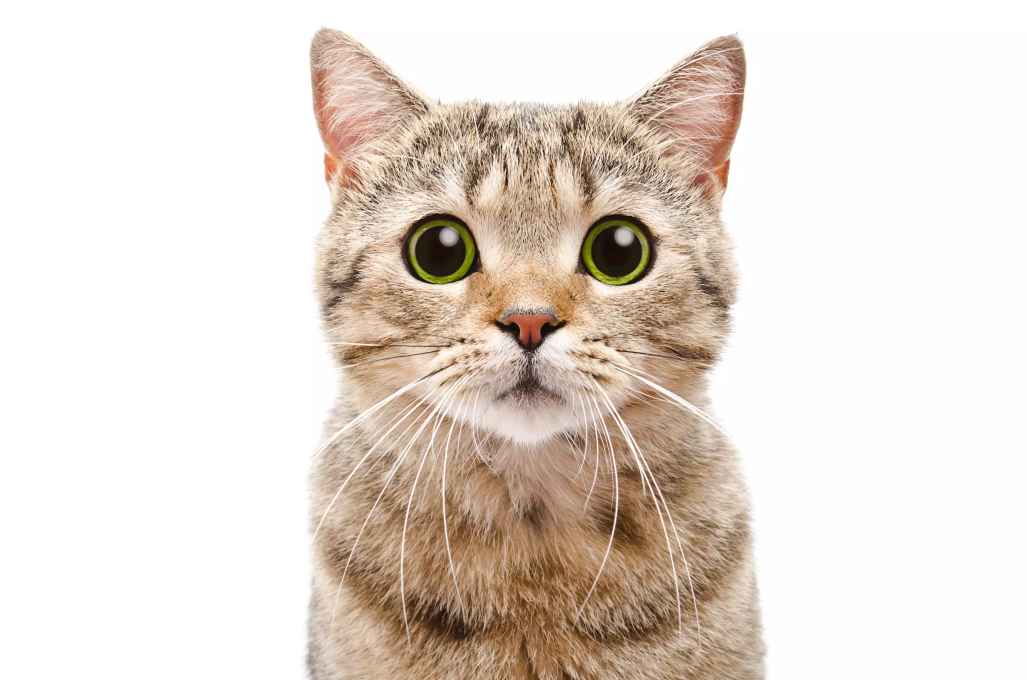
#> input picture images/cat_0.jpg, 4106 x 2720 px (shown at 1/4 size)
$ jupyter execute turing_generator.ipynb   (shell and % lines are left out)   (older library calls are emulated)
#> lines starting #> are read from the running program, lines starting #| are printed output that depends on the picture
[cell 1]
from PIL import Image, ImageFilter
import matplotlib.pyplot as plt

[cell 2]
def create_turing_pattern(path, rep=20, radius=2, sharpen_percent=300, size=None):
    img = Image.open(path).convert('LA')
    if size is not None:
        img.thumbnail(size, Image.ANTIALIAS)
    for _ in range(rep):
        img = img.filter(ImageFilter.BoxBlur(radius=radius))
        img = img.filter(ImageFilter.UnsharpMask(radius=radius, percent=sharpen_percent, threshold=0))
    return img

[cell 3]
path = "images/cat_0.jpg"
size = (512, 512)

plt.figure(figsize=(15, 15))
plt.subplot(1, 2, 1)
img = Image.open(path)
#> img is the input picture: PIL image 4106x2720 RGB; mean R, G, B 229.2, 218.9, 210.7
img.thumbnail(size, Image.ANTIALIAS)
#> img: PIL image 512x339 RGB
plt.imshow(img)
plt.axis('off');
plt.subplot(1, 2, 2)
plt.imshow(create_turing_pattern(path, size=size))
#> in create_turing_pattern, `img = Image.open(path).convert('LA')`:
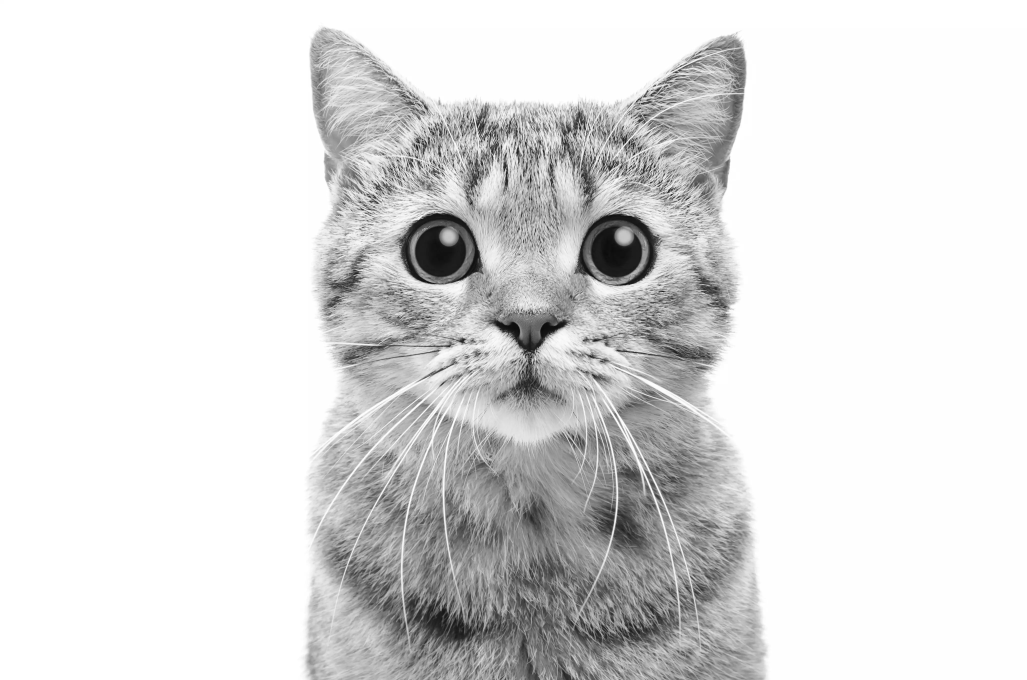
#> img: PIL image 4106x2720 LA (shown at 1/4 size); mean R, G, B, A 220.9, 220.9, 220.9, 255
#> in create_turing_pattern, `img.thumbnail(size, Image.ANTIALIAS)`:
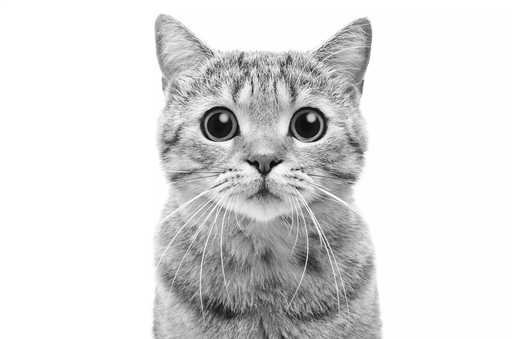
#> img: PIL image 512x339 LA; mean R, G, B, A 220.9, 220.9, 220.9, 255
#> the loop in create_turing_pattern, `for _ in range(rep):` made 20 passes
#> pass 1, in create_turing_pattern, `img = img.filter(ImageFilter.BoxBlur(radius=radius))`:
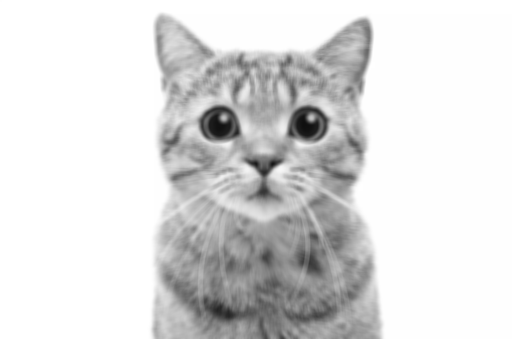
#> img: PIL image 512x339 LA; mean R, G, B, A 220.9, 220.9, 220.9, 255
#> pass 1, in create_turing_pattern, `img = img.filter(ImageFilter.UnsharpMask(radius=radius, percent=sharpe..`:
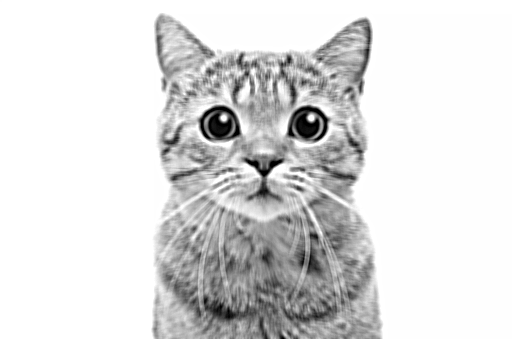
#> img: PIL image 512x339 LA; mean R, G, B, A 220.7, 220.7, 220.7, 255
#> pass 2, in create_turing_pattern, `img = img.filter(ImageFilter.UnsharpMask(radius=radius, percent=sharpe..`:
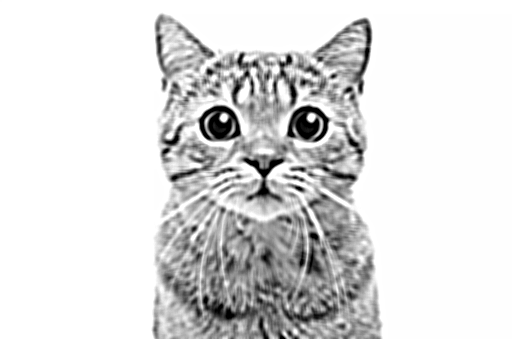
#> img: PIL image 512x339 LA; mean R, G, B, A 220.2, 220.2, 220.2, 255
#> after the loop in create_turing_pattern, `for _ in range(rep):`:
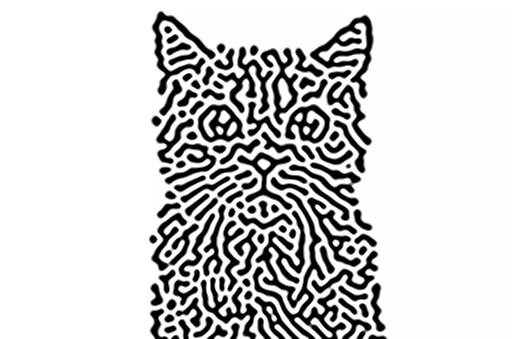
#> img: PIL image 512x339 LA; mean R, G, B, A 208, 208, 208, 255
plt.axis('off');

[cell 4]
path = "images/turing_0.jpg"
size = (512, 512)

plt.figure(figsize=(15, 15))
plt.subplot(1, 2, 1)
img = Image.open(path)
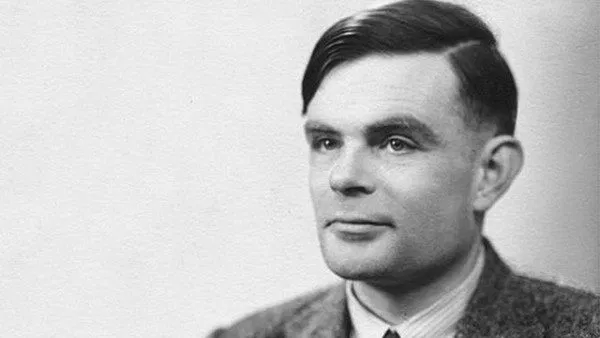
#> input picture images/turing_0.jpg, 600 x 338 px
#> img is the input picture: PIL image 600x338 RGB; mean R, G, B 190, 190, 190
img.thumbnail(size, Image.ANTIALIAS)
#> img: PIL image 512x288 RGB
plt.imshow(img)
plt.axis('off');
plt.subplot(1, 2, 2)
plt.imshow(create_turing_pattern(path, rep=15, size=size))
#> call 2 of create_turing_pattern, with path = 'images/turing_0.jpg', rep = 15, radius = 2, sharpen_percent = 300, size = (512, 512)
#> the loop in create_turing_pattern (call 2), `for _ in range(rep):` made 15 passes
#> pass 1, in create_turing_pattern (call 2), `img = img.filter(ImageFilter.UnsharpMask(radius=radius, percent=sharpe..`:
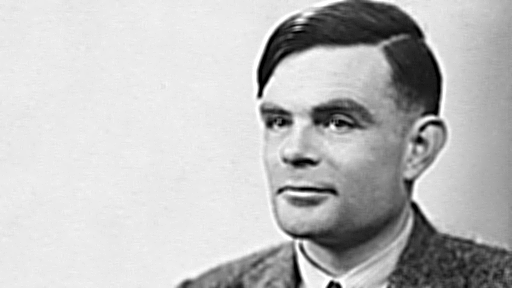
#> img: PIL image 512x288 LA; mean R, G, B, A 189.9, 189.9, 189.9, 255
#> pass 2, in create_turing_pattern (call 2), `img = img.filter(ImageFilter.UnsharpMask(radius=radius, percent=sharpe..`:
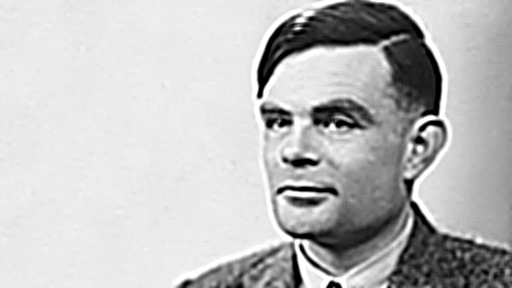
#> img: PIL image 512x288 LA; mean R, G, B, A 189.9, 189.9, 189.9, 255
#> after the loop in create_turing_pattern (call 2), `for _ in range(rep):`:
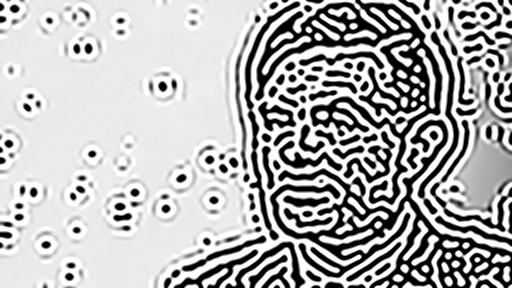
#> img: PIL image 512x288 LA; mean R, G, B, A 177.7, 177.7, 177.7, 255
plt.axis('off');
